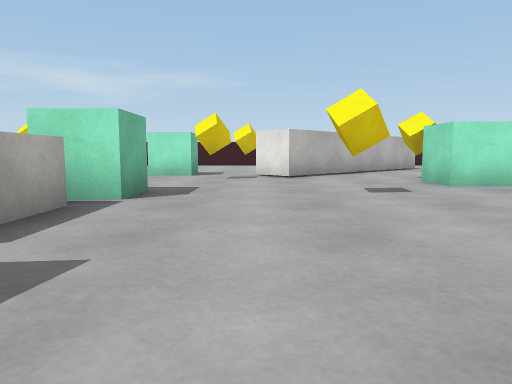
[1] (above)

17 first-person views from a walk through a 3-D level made in the Unity game engine. The camera is 0.51 m above the floor, tilts 6° down and sees 70° across. The floor is counted in squares, 1 m on a side. Each view is taken from the middle of a square. On the plan, view 1 faces up. The plan holds only what a view shows up to about 9 squares ahead; the rest is blank. The player character is not drawn. Surface patterns are stand-ins for the level's own textures.

[2]
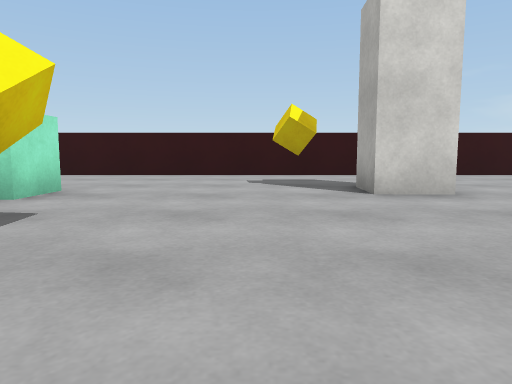

[3]
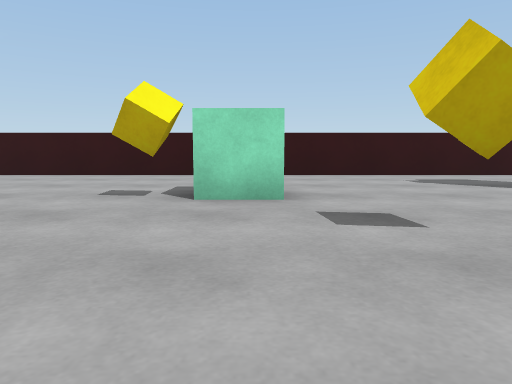

[4]
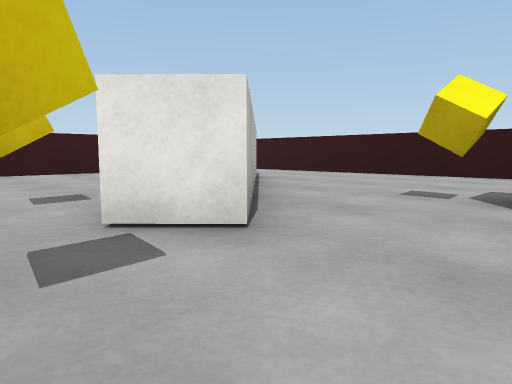

[5]
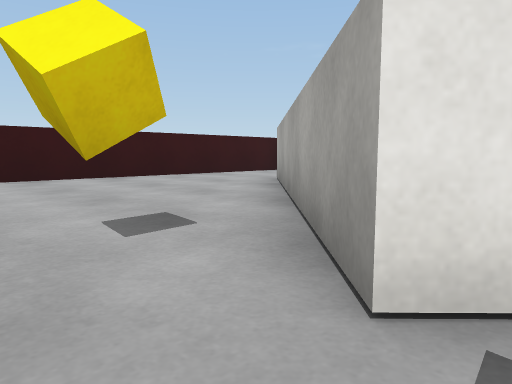

[6]
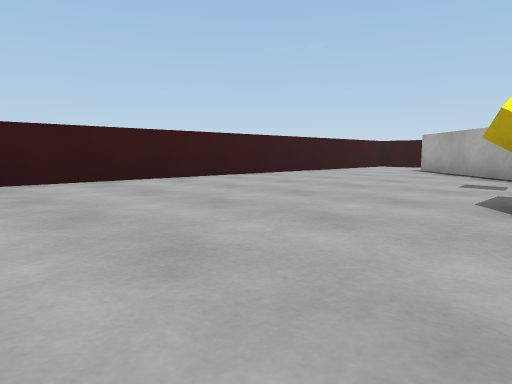

[7]
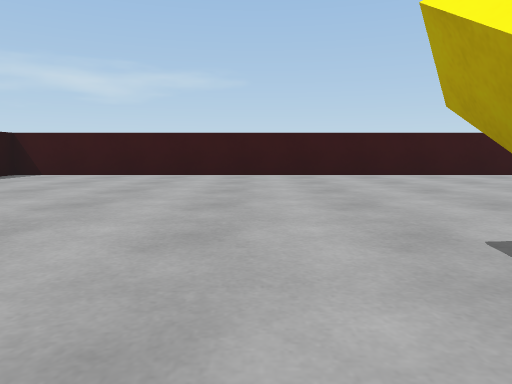

[8]
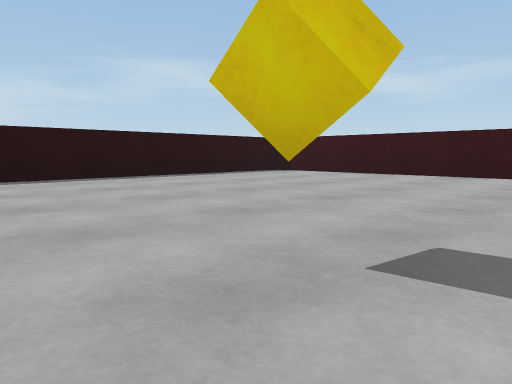

[9]
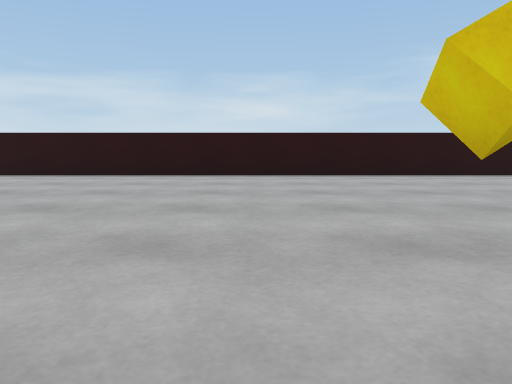

[10]
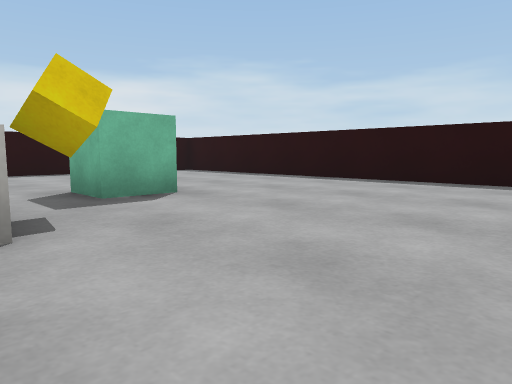

[11]
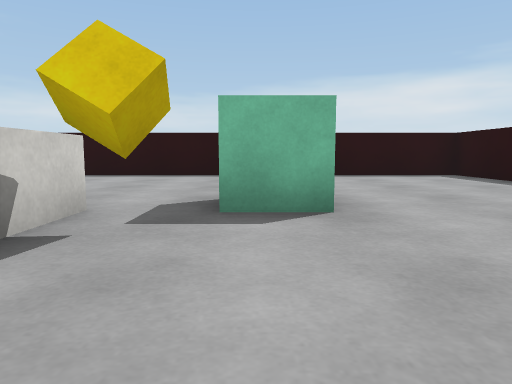

[12]
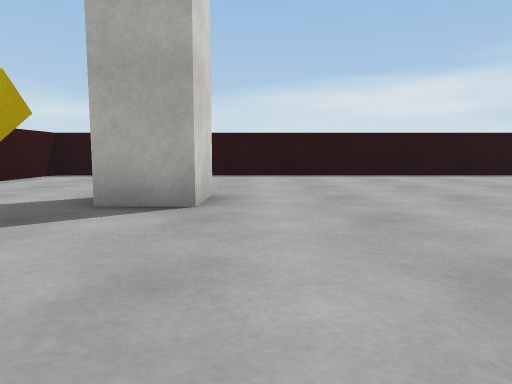

[13]
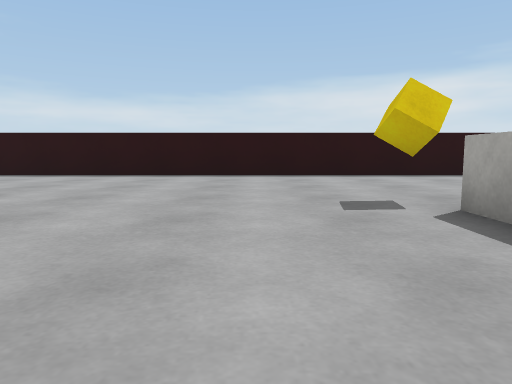

[14]
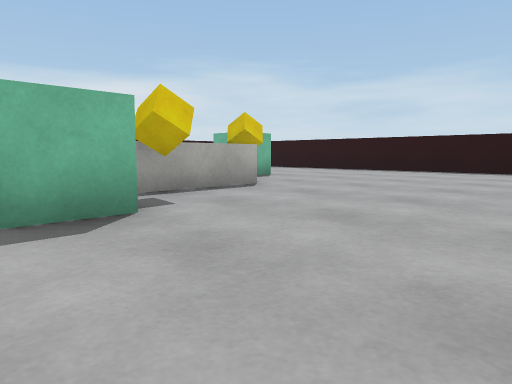

[15]
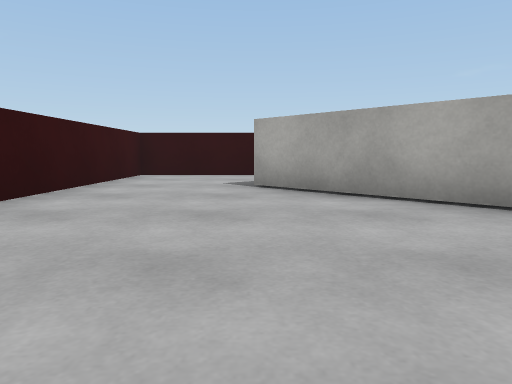

[16]
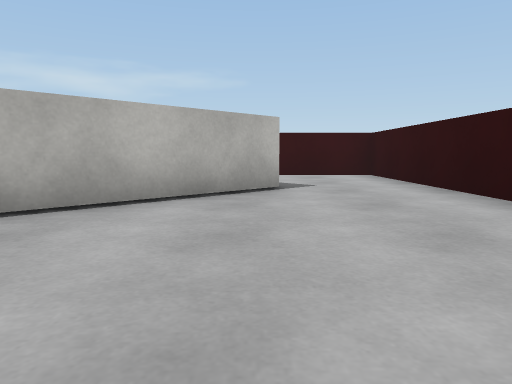

[17]
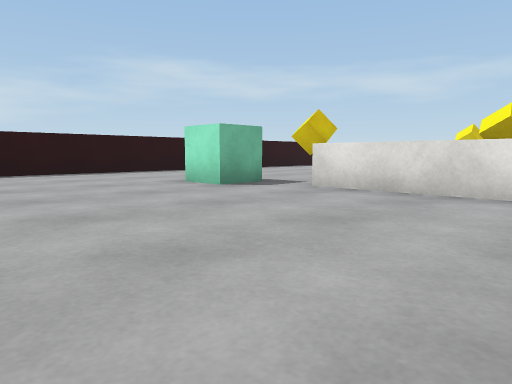

### Floor plan
Points are (right, up) in squares from view 1. A wall is a line through its corners. A room is listed if a view was taken in it or the views show most of it. See-through windows are left out.
Room 1 (views 1, 2, 3, 4, 5, 6, 7, 8, 9, 10, 11, 12, 13, 14, 15, 16, 17)
walls: (-1.9, 3.5) (-1.9, 2.5); (-1.9, 2.4) (-1.9, 1.6); (-5.5, 3.6) (-3.2, 3.6); (-2.8, 1.7) (-5.5, 1.7) (-5.5, 2.9); (5.4, 12.3) (0.7, 7.8) (0, 8.5) (4.7, 13.1); (7.8, -0.1) (7.8, 15.7) (-11.7, 15.7) (-11.7, 15.1); (-11.7, 13.1) (-11.7, -3.7) (7.8, -3.7) (7.8, -1.8)
objects: other object (-7, 1) to (-7, 2); other object (-6, 3); other object (-5, 8); other object (-3, 4); other object (-2, 1); other object (-2, 4) to (-2, 5); other object (-2, 9); other object (-1, 7); other object (0, 10); other object (1, 5); other object (3, 6) to (4, 6); other object (3, 7); other object (4, 1); other object (5, 2)

Positions as (right, up) in squares from view 1, and headings:
1: (0, 0), facing up
2: (-1, 3), facing right
3: (-1, 6), facing right
4: (-1, 6), facing up-right
5: (-1, 8), facing up-right
6: (-6, 9), facing up-right
7: (-6, 7), facing up
8: (-4, 7), facing up-left
9: (-3, 7), facing left
10: (-5, 6), facing down-left
11: (-7, 5), facing down
12: (3, 5), facing down
13: (0, 5), facing down
14: (-1, 8), facing down-left
15: (-1, 13), facing right
16: (5, 7), facing up
17: (-2, -3), facing up-left
